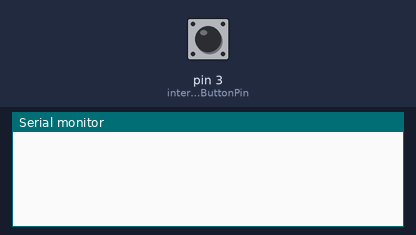
Recording of a sketch running on a simulated Arduino Uno, built with avr-gcc and run on an emulated ATmega328P. Shown: the last lines printed to the serial monitor. Inputs (shaded band) come from the test bench; at power-on: pin 3 (interruptButtonPin) LOW.

Above: at 1.2 s.
1.3 s: pin 3 (interruptButtonPin) pulled HIGH for 0.15 s
At 2.5 s:
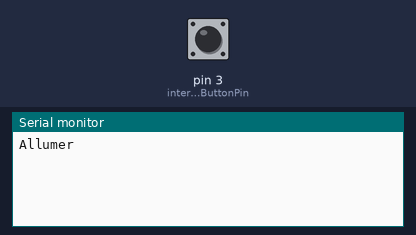
2.9 s: pin 3 (interruptButtonPin) pulled HIGH for 1 s
At 3.8 s:
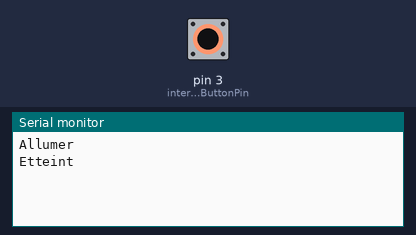

Measured:
- after the input at 1.3 s, the serial monitor: prints a new line at once (image 1)
- after the input at 2.9 s, the serial monitor: prints a new line at once (image 2)

The sketch:

test.ino
```cpp
const int interruptButtonPin=3;
bool buttonEtteint=true;
bool buttonAllumer=false;

void setup()
{
  Serial.begin(9600);
  pinMode(interruptButtonPin, INPUT);
  attachInterrupt(digitalPinToInterrupt(interruptButtonPin), interruptButton, RISING);
}


void loop()
{
}

void interruptButton(){
  if (buttonEtteint==true){
    buttonEtteint=false;
    buttonAllumer=true;
    Serial.println("Allumer");
  }
  else{
    buttonEtteint=true;
    buttonAllumer=false;
    Serial.println("Etteint");
  }
}
```
